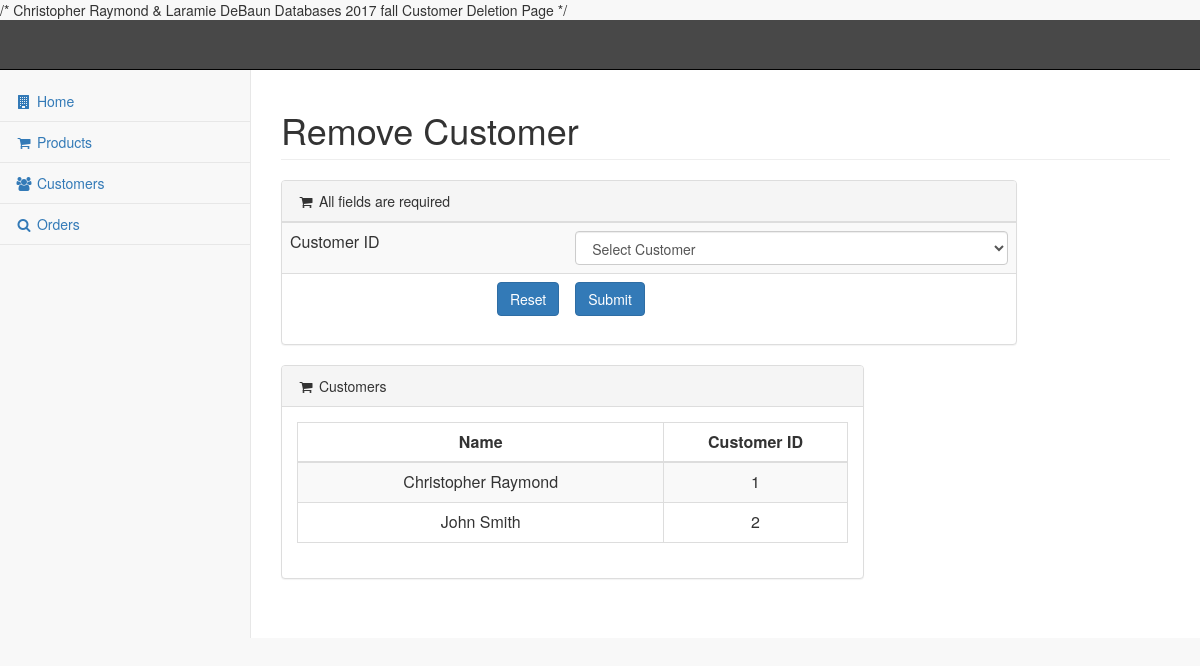
/pages/delCustomer.php, run on an earlier commit of the app's database.
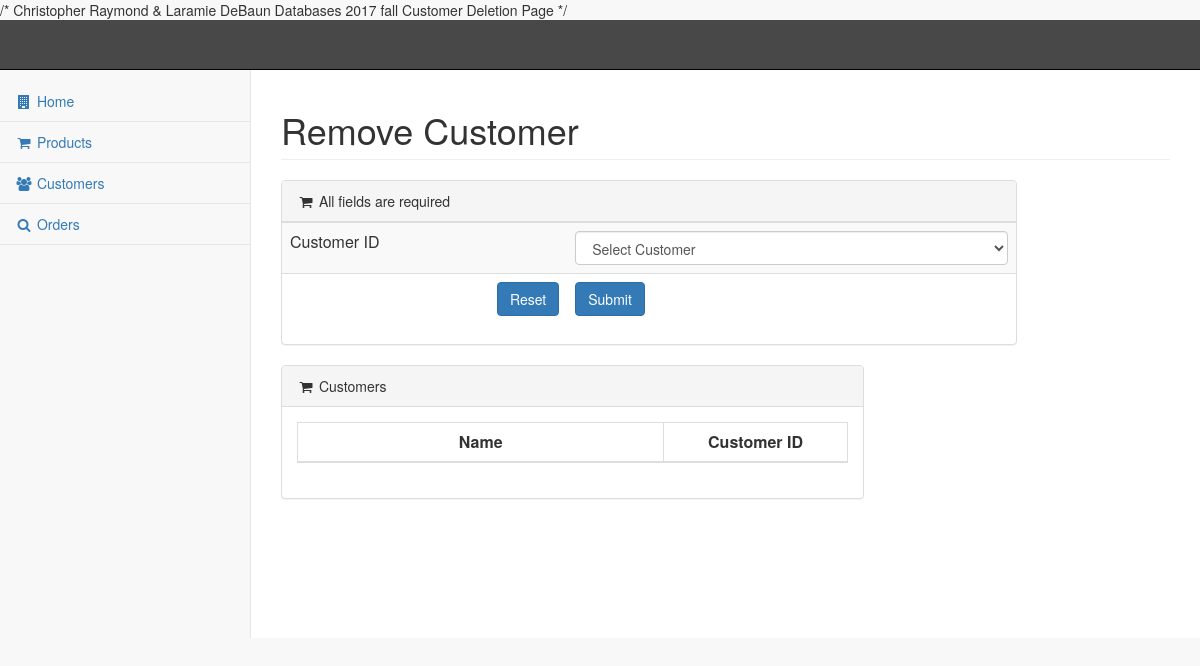
And on a later commit of the database.
### tables this page shows
CREATE TABLE IF NOT EXISTS `customer` (
  `NAME` varchar(254) NOT NULL,
  `PHONENO` varchar(12) NOT NULL,
  `ADDRESS` varchar(256) NOT NULL,
  `EMAIL` varchar(100) NOT NULL,
  `USERNAME` varchar(12) NOT NULL,
  `PASSWORD` varchar(12) NOT NULL,
  `CREATEDDATE` datetime NOT NULL,
  `IDNUMBER` int NOT NULL AUTO_INCREMENT,
  PRIMARY KEY (`IDNUMBER`),
  UNIQUE KEY `EMAIL_UNIQUE` (`EMAIL`)
);

### pages/delCustomer.php (the view, shortened to what this page needs)
<?php include_once ($_SERVER ['DOCUMENT_ROOT'] . '/pages/header.php'); ?>
<body>
    <div id="page-wrapper">
        <div class="row">
            <div class="col-lg-12">
                <h1 class="page-header">Remove Customer</h1>
            </div>
        </div>
        <div class="row">
            <div class="col-lg-10">
                <div class="panel panel-default">
                    <div class="panel-heading">
                        <i class="fa fa-shopping-cart fa-fw"></i> All fields are required
                    </div>
                    <form name="oldcustomer" method= "POST"  action="/pages/removeCustomer.php" onsubmit="return validateForm();">
                        <table class="table table-striped">
                            <tr>
                                <td>Customer ID</td>
                                <td>
	                                <select class="form-control" id="cust" name="cust">
									<?php
										echo "<option value=\"\" > Select Customer</option>";
									?>
									</select>
                                </td>
                            </tr>
                            <tr>
                                <td><input class="btn btn-primary pull-right" type="reset" value="Reset"></td>
                                <td><input class="btn btn-primary" type="submit" value="Submit"></td>
                            </tr>
                        </table>
                    </form>
                </div>
            </div>
            <div class="col-lg-8">
            <div class="panel panel-default">
				<div class="panel-heading">
					<i class="fa fa-shopping-cart fa-fw"></i> Customers
				</div>
				<div class="panel-body">
                    <table id="customers" class="table table-striped table-bordered"><?php
							$query = "SELECT name, idnumber FROM CUSTOMER ORDER BY IDNUMBER ASC";
							$result = $mysqli->query($query);
				            echo "<thead>";
					        	echo "<th style='text-align:center' width=\"" . 2*(100/(mysqli_num_fields($result)+2)) . "%\">Name</th>";
	            				echo "<th style='text-align:center' width=\"" . 100/(mysqli_num_fields($result)+2) . "%\">Customer ID</th></tr>";
				            echo "</thead>";
				            echo "<tbody>";
				            	while($row = mysqli_fetch_array($result)){
				                  	echo "<tr>";
				                  	echo "<td align='center'>" . $row['name'] . "</td>";
            			      		echo "<td align='center'>" . $row['idnumber'] . "</td>";
            			      		echo "</tr>";
				            	}
			            	?>
			            </tbody>
					</table>
                </div>
			</div>
		</div>
        </div>
    </div>
</body>
<?php
    include_once ($_SERVER ['DOCUMENT_ROOT'] . '/pages/footer.php');
    ?>

What changed in the data, as far as the page shows it:
removed customer: NAME "Christopher Raymond", IDNUMBER "1"
removed customer: NAME "John Smith", IDNUMBER "2"
